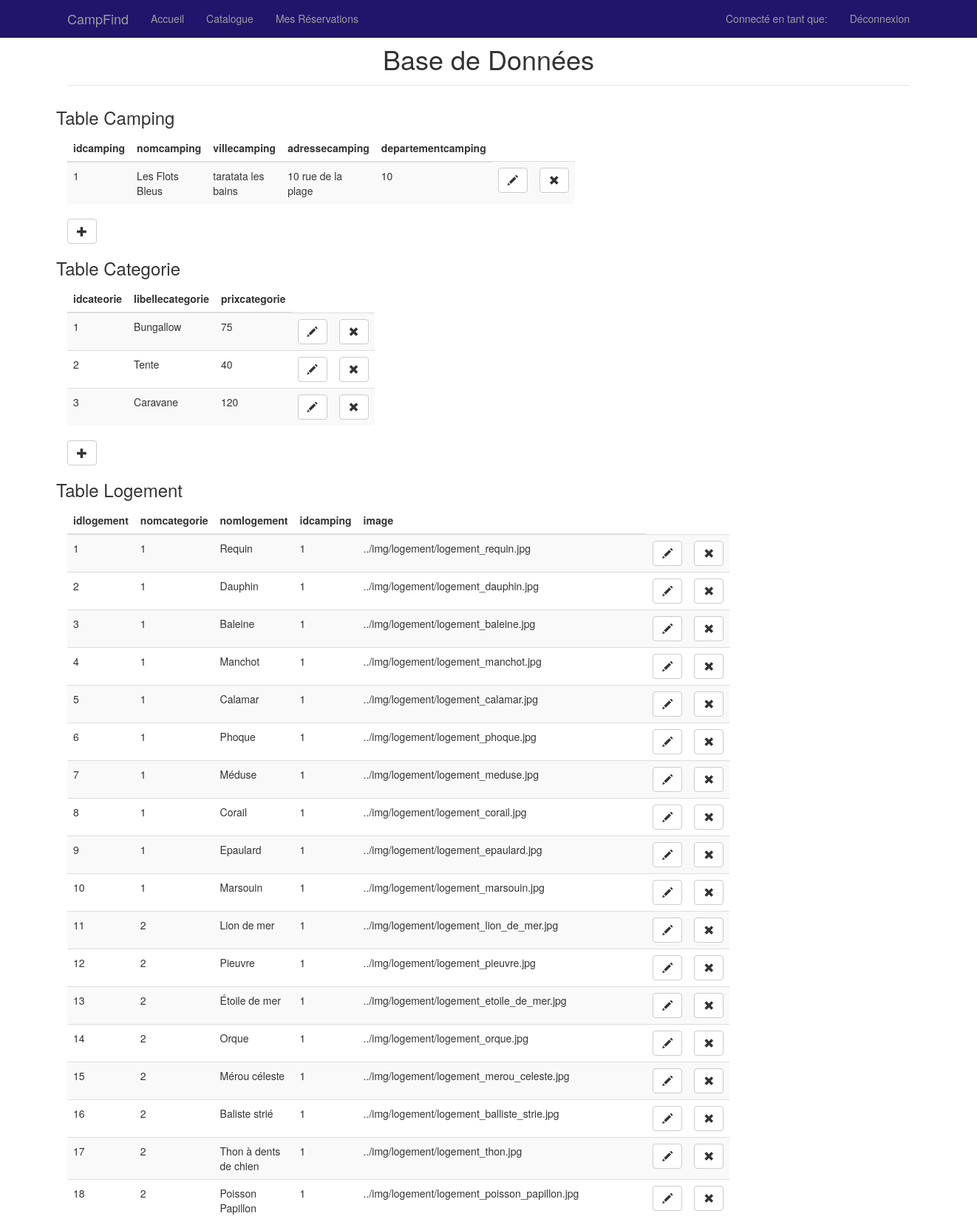
/administration.php (upper part), run on the app's committed database.
### tables this page shows
CREATE TABLE IF NOT EXISTS camping (
  idcamping int(11) NOT NULL AUTO_INCREMENT,
  nomcamping varchar(50) DEFAULT NULL,
  villecamping varchar(50) DEFAULT NULL,
  adressecamping varchar(50) DEFAULT NULL,
  departementcamping int(2) unsigned zerofill DEFAULT NULL,
  PRIMARY KEY (idcamping)
);

CREATE TABLE IF NOT EXISTS categorie (
  idcategorie int(11) NOT NULL AUTO_INCREMENT,
  libellecategorie varchar(50) DEFAULT NULL,
  prixcategorie int(5) DEFAULT NULL,
  PRIMARY KEY (idcategorie)
);

CREATE TABLE IF NOT EXISTS logement (
  idlogement int(11) NOT NULL AUTO_INCREMENT,
  idcategorie int(5) DEFAULT NULL,
  nomlogement varchar(50) DEFAULT NULL,
  idcamping int(11) DEFAULT NULL,
  image varchar(100) DEFAULT NULL,
  PRIMARY KEY (idlogement),
  UNIQUE KEY nomlogement (nomlogement),
  KEY FK_logement_camping (idcamping),
  KEY FK_logement_categorie (idcategorie)
);

### src/administration.php (the view, shortened to what this page needs)
<?php
include 'BDD_connect.php';
$campingTable = $pdo->prepare("SELECT idcamping, nomcamping, villecamping, adressecamping, departementcamping FROM camping");
$campingTable->execute();
$categorieTable = $pdo->prepare("SELECT idcategorie, libellecategorie, prixcategorie FROM categorie");
$categorieTable->execute();
$logementTable = $pdo->prepare("SELECT idlogement, idcategorie, nomlogement, idcamping, image FROM logement");
$logementTable->execute();
?>
<!DOCTYPE html>
<html lang="fr">
<head>
    <link href="../css/bootstrap.min.css" rel="stylesheet">
    <link href="../css/starter-template.css" rel="stylesheet">
    <link rel="stylesheet" href="../css/datepicker.css">
</head>
<body>
<div id="wrap">
    <?php
    include_once 'menu.php';
    ?>
    <div class="container">
        <div class="text-center">
            <h1 class="modal-header">Base de Données</h1>
        </div>
        <div class="row">
            <h3>Table Camping</h3>
            <div class="container-fluid col-md-7">
                <table class="table table-striped">
                    <thead>
                    <tr>
                        <th>idcamping</th>
                        <th>nomcamping</th>
                        <th>villecamping</th>
                        <th>adressecamping</th>
                        <th>departementcamping</th>
                    </tr>
                    </thead>
                    <tbody>
                    <?php
                    while ($camping = $campingTable->fetch()) {
                        ?>
                        <tr>
                            <?php
                            for ($i = 0; $i < 5; $i++) {
                                ?>
                                <td> <?php echo $camping[$i]; ?> </td>
                            <?php
                            }
                            ?>
                            <td class="table_icon">
                                <?php $inc = 0; ?>
                                <a href="AA_Camping.php?action=update&idcamping=<?php echo $camping[$inc++] ?>&nomcamping=<?php echo urlencode($camping[$inc++]) ?>&villecamping=<?php echo urlencode($camping[$inc++]) ?>&adressecamping=<?php echo urlencode($camping[$inc++]) ?>&departementcamping=<?php echo urlencode($camping[$inc]) ?>">
                                    <button class="btn btn-default" title="Editer le camping" type="button">
                                        <span class="glyphicon glyphicon-pencil">
                                        </span>
                                    </button>
                                </a>
                            </td>
                            <td class="table_icon">
                                <a href="traitement.php?action=delete&table=camping&idcamping=<?php echo $camping[0] ?>">
                                    <button class="btn btn-default" title="Supprimer le camping" type="button">
                                        <span class="glyphicon glyphicon-remove">
                                        </span>
                                    </button>
                                </a>
                            </td>
                        </tr>
                    <?php
                    }
                    ?>
                    </tbody>
                </table>
                <div class="table_icon">
                    <a href="AA_Camping.php?action=insert">
                        <button class="btn btn-default" title="Insérer un camping" type="button">
                                        <span class="glyphicon glyphicon-plus">
                                        </span>
                        </button>
                    </a>
                </div>
            </div>
        </div>
        <div class="row">
            <h3>Table Categorie</h3>
            <div class="container-fluid col-md-1">
                <table class="table table-striped">
                    <thead>
                    <tr>
                        <th>idcateorie</th>
                        <th>libellecategorie</th>
                        <th>prixcategorie</th>
                    </tr>
                    </thead>
                    <tbody>
                    <?php
                    while ($categorie = $categorieTable->fetch()) {
                        ?>
                        <tr>
                            <?php
                            for ($i = 0; $i < 3; $i++) {
                                ?>
                                <td> <?php echo $categorie[$i]; ?> </td>
                            <?php
                            }
                            ?>
                            <td class="table_icon">
                                <?php $inc = 0; ?>
                                <a href="AA_Categorie.php?action=update&idcategorie=<?php echo $categorie[$inc++] ?>&libellecategorie=<?php echo urlencode($categorie[$inc++]) ?>&prixcategorie=<?php echo urlencode($categorie[$inc]) ?>">
                                    <button class="btn btn-default" title="Editer la categorie" type="button">
                                        <span class="glyphicon glyphicon-pencil">
                                        </span>
                                    </button>
                                </a>
                            </td>
                            <td class="table_icon">
                                <a href="traitement.php?action=delete&table=categorie&idcategorie=<?php echo $categorie[0] ?>">
                                    <button class="btn btn-default" title="Supprimer la categorie" type="button">
                                        <span class="glyphicon glyphicon-remove">
                                        </span>
                                    </button>
                                </a>
                            </td>
                        </tr>
                    <?php
                    }
                    ?>
                    </tbody>
                </table>
                <div class="table_icon">
                    <a href="AA_Categorie.php?action=insert">
                        <button class="btn btn-default" title="Insérer une categorie" type="button">
                                        <span class="glyphicon glyphicon-plus">
                                        </span>
                        </button>
                    </a>
                </div>
            </div>
        </div>
        <div class="row">
            <h3>Table Logement</h3>
            <div class="container-fluid col-md-1">
                <table class="table table-striped">
                    <thead>
                    <tr>
                        <th>idlogement</th>
                        <th>nomcategorie</th>
                        <th>nomlogement</th>
                        <th>idcamping</th>
                        <th>image</th>
                    </tr>
                    </thead>
                    <tbody>
                    <?php
                    while ($logement = $logementTable->fetch()) {
                        ?>
                        <tr>
                            <?php
                            for ($i = 0; $i < 5; $i++) {
                                ?>
                                <td> <?php echo $logement[$i]; ?> </td>
                            <?php
                            }
                            ?>
                            <td class="table_icon">
                                <?php $inc = 0; ?>
                                <a href="AA_Logement.php?action=update&idlogement=<?php echo urlencode($logement[$inc++]) ?>&idcategorie=<?php echo urlencode($logement[$inc++]) ?>&nomlogement=<?php echo urlencode($logement[$inc++]) ?>&idcamping=<?php echo urlencode($logement[$inc++]) ?>&image=<?php echo $logement[$inc] ?>">
                                    <button class="btn btn-default" title="Editer le logement" type="button">
                                        <span class="glyphicon glyphicon-pencil">
                                        </span>
                                    </button>
                                </a>
                            </td>
                            <td class="table_icon">
                                <a href="traitement.php?action=delete&table=logement&idlogement=<?php echo $logement[0] ?>">
                                    <button class="btn btn-default" title="Supprimer le logement" type="button">
                                        <span class="glyphicon glyphicon-remove">
                                        </span>
                                    </button>
                                </a>
                            </td>
                        </tr>
                    <?php
                    }
                    ?>
                    </tbody>
                </table>
            </div>
        </div>
    </div>
</div>
</body>
</html>

### css/starter-template.css (style rules this page uses)
html, body { height: 100%; }
#wrap { min-height: 100%; height: auto; margin: 0 auto -60px; padding: 0 0 60px; }
.modal-header { padding-top: 40px; }

### data on the page
camping: idcamping "1", nomcamping "Les Flots Bleus", villecamping "taratata les bains", adressecamping "10 rue de la plage", departementcamping "10"
categorie: idcategorie "1", libellecategorie "Bungallow", prixcategorie "75"
categorie: idcategorie "2", libellecategorie "Tente", prixcategorie "40"
categorie: idcategorie "3", libellecategorie "Caravane", prixcategorie "120"
logement: idlogement "1", idcategorie "1", nomlogement "Requin", idcamping "1", image "../img/logement/logement_requin.jpg"
logement: idlogement "2", idcategorie "1", nomlogement "Dauphin", idcamping "1", image "../img/logement/logement_dauphin.jpg"
logement: idlogement "3", idcategorie "1", nomlogement "Baleine", idcamping "1", image "../img/logement/logement_baleine.jpg"
logement: idlogement "4", idcategorie "1", nomlogement "Manchot", idcamping "1", image "../img/logement/logement_manchot.jpg"
logement: idlogement "5", idcategorie "1", nomlogement "Calamar", idcamping "1", image "../img/logement/logement_calamar.jpg"
logement: idlogement "6", idcategorie "1", nomlogement "Phoque", idcamping "1", image "../img/logement/logement_phoque.jpg"
logement: idlogement "7", idcategorie "1", nomlogement "Méduse", idcamping "1", image "../img/logement/logement_meduse.jpg"
logement: idlogement "8", idcategorie "1", nomlogement "Corail", idcamping "1", image "../img/logement/logement_corail.jpg"
logement: idlogement "9", idcategorie "1", nomlogement "Epaulard", idcamping "1", image "../img/logement/logement_epaulard.jpg"
logement: idlogement "10", idcategorie "1", nomlogement "Marsouin", idcamping "1", image "../img/logement/logement_marsouin.jpg"
logement: idlogement "11", idcategorie "2", nomlogement "Lion de mer", idcamping "1", image "../img/logement/logement_lion_de_mer.jpg"
logement: idlogement "12", idcategorie "2", nomlogement "Pieuvre", idcamping "1", image "../img/logement/logement_pieuvre.jpg"
logement: idlogement "13", idcategorie "2", nomlogement "Étoile de mer", idcamping "1", image "../img/logement/logement_etoile_de_mer.jpg"
logement: idlogement "14", idcategorie "2", nomlogement "Orque", idcamping "1", image "../img/logement/logement_orque.jpg"
logement: idlogement "15", idcategorie "2", nomlogement "Mérou céleste", idcamping "1", image "../img/logement/logement_merou_celeste.jpg"
logement: idlogement "16", idcategorie "2", nomlogement "Baliste strié", idcamping "1", image "../img/logement/logement_balliste_strie.jpg"
logement: idlogement "17", idcategorie "2", nomlogement "Thon à dents de chien", idcamping "1", image "../img/logement/logement_thon.jpg"
logement: idlogement "18", idcategorie "2", nomlogement "Poisson Papillon", idcamping "1", image "../img/logement/logement_poisson_papillon.jpg"
